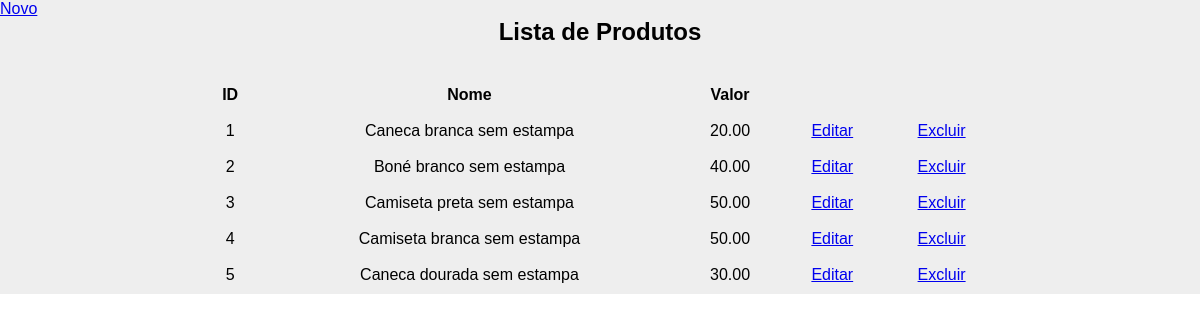
Page /lista_produtos.php (signed in) on the committed database.
### tables this page shows
CREATE TABLE produtos (
    id INT(11) UNSIGNED NOT NULL AUTO_INCREMENT PRIMARY KEY,
    nome_produto VARCHAR(150) NOT NULL,
	valor DECIMAL(10,2)
) DEFAULT CHARSET=utf8mb4 COLLATE=utf8mb4_unicode_ci;

### lista_produtos.php (the view, shortened to what this page needs)
<?php
    require('conexao.php');
    $lista = [];
    $sql = "SELECT * FROM produtos";
    $statement = $conexaoComBanco -> query($sql);
    if($statement -> rowCount() > 0) {
        $lista = $statement -> fetchAll(PDO::FETCH_ASSOC);
    }
?>
<!DOCTYPE html>
<html lang="pt-br">
<head>
    <link rel="stylesheet" href="src/styles/config.css">
</head>
<body>
    <main class="container">
        <a href="cadastro_produto.php">Novo</a>
        <h1>Lista de Produtos</h1>
        <div class="container-table">
            <table>
                <thead>
                    <tr>
                        <th>ID</th>
                        <th>Nome</th>
                        <th>Valor</th>
                        <th></th>
                        <th></th>
                    </tr>
                </thead>
                <tbody>
                    <?php foreach($lista as $produto): ?>
                        <tr>
                            <td><?= $produto['id']; ?></td>
                            <td><?= $produto['nome_produto']; ?></td>
                            <td><?= $produto['valor']; ?></td>
                            <td><a href="edicao_produto.php?id=<?= $produto['id']; ?>">Editar</a></td>
                            <td><a href="excluir_produto.php?id=<?= $produto['id']; ?>">Excluir</a></td>
                        </tr>
                    <?php endforeach; ?>
                </tbody>
            </table>
        </div>
    </main>
</body>
</html>

### src/styles/config.css (style rules this page uses)
.container { background: #eee; }
h1 { text-align: center; margin-bottom: 30px; font-size: 24px; }
.container-table { display: flex; justify-content: center; }
table { width: 800px; text-align: center; }
td, th { padding: 8px; font-size: 16px; }

### rows in the picture
produtos: id "1", nome_produto "Caneca branca sem estampa", valor "20.00"
produtos: id "2", nome_produto "Boné branco sem estampa", valor "40.00"
produtos: id "3", nome_produto "Camiseta preta sem estampa", valor "50.00"
produtos: id "4", nome_produto "Camiseta branca sem estampa", valor "50.00"
produtos: id "5", nome_produto "Caneca dourada sem estampa", valor "30.00"
